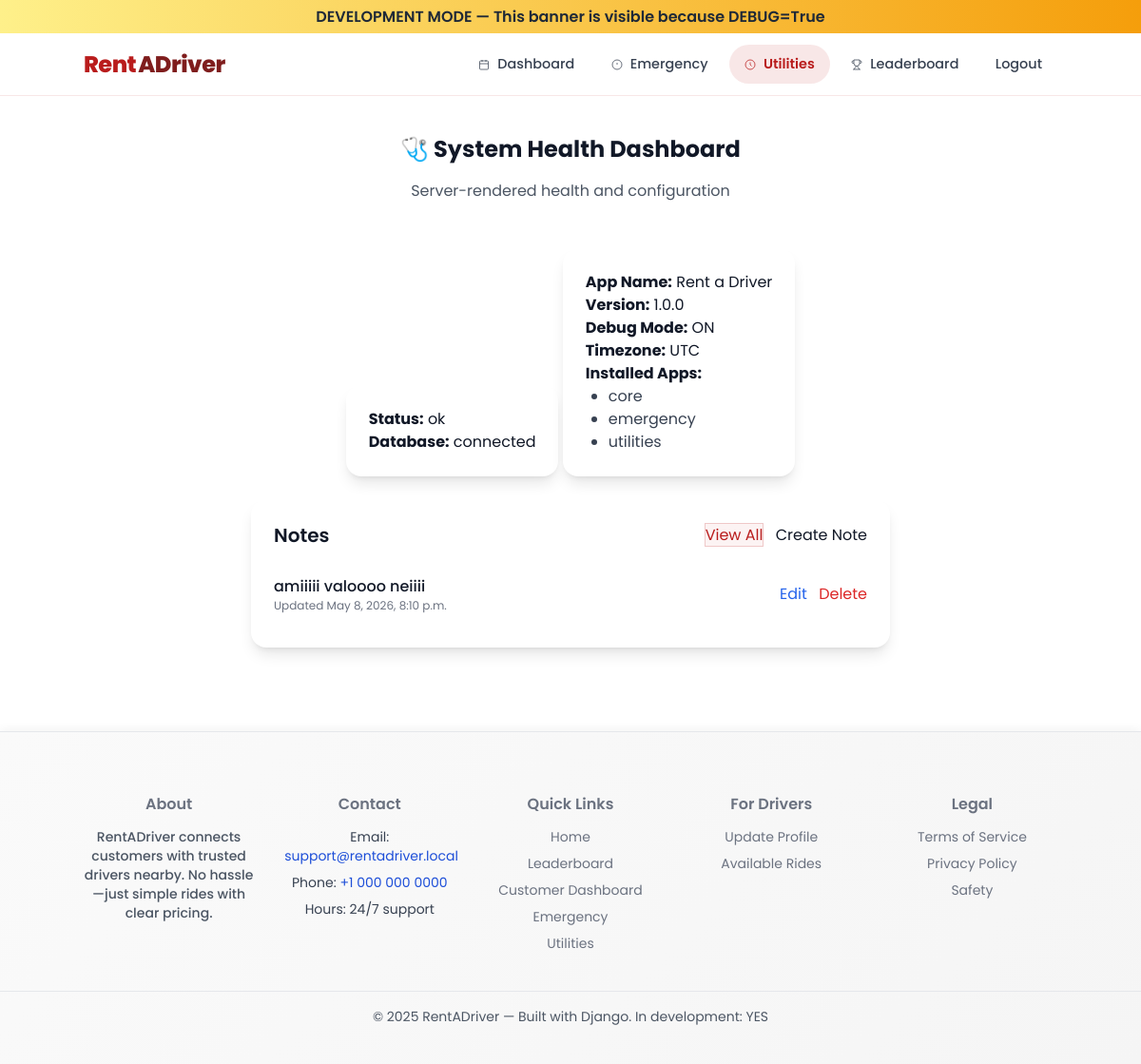
/utilities/ (signed in), run on an earlier commit of the app's database.
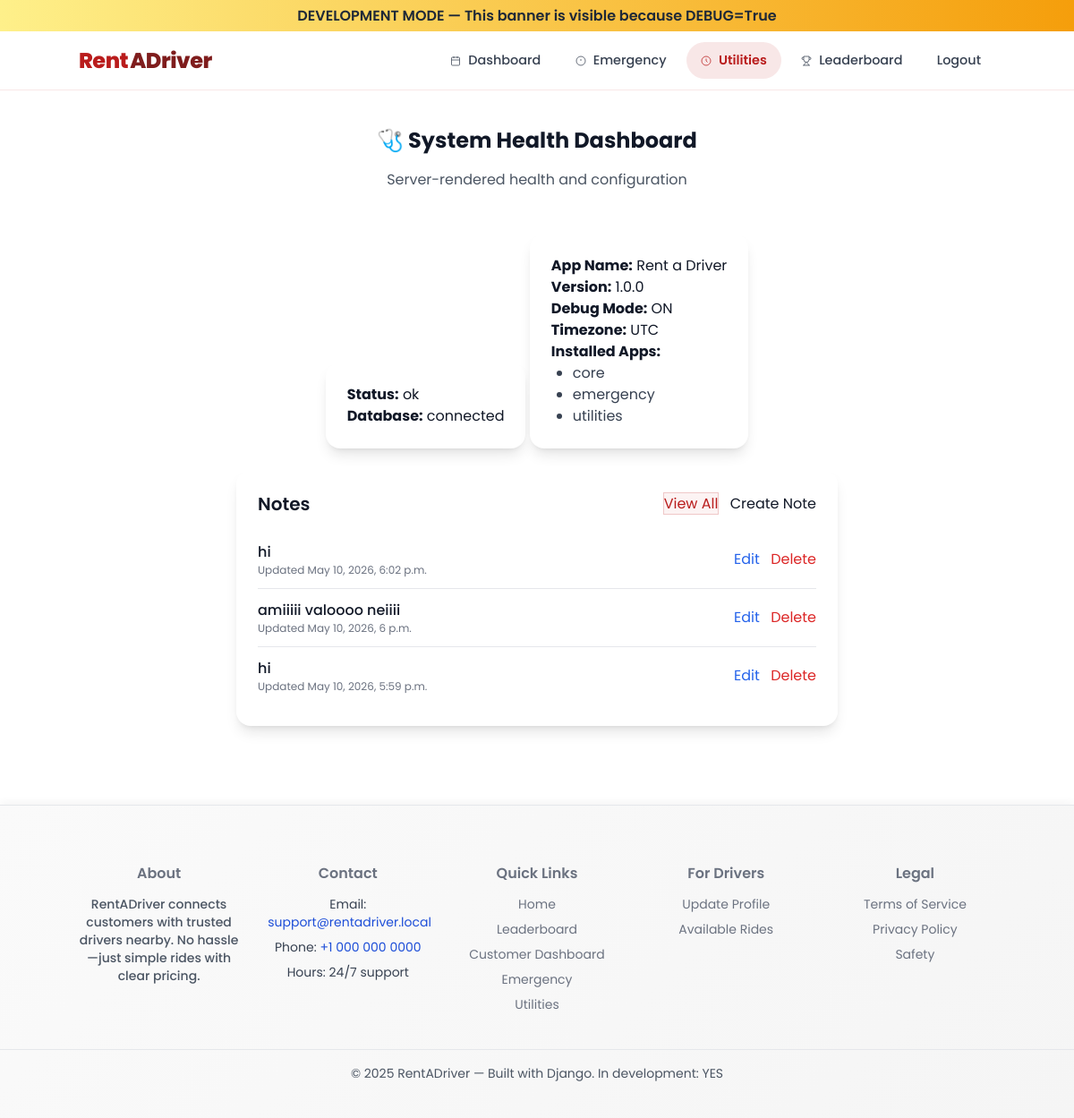
And on a later commit of the database.
### utilities/models.py (models this page shows, shortened)
class Note(models.Model):
	user = models.ForeignKey(
		settings.AUTH_USER_MODEL,
		on_delete=models.CASCADE,
		related_name="notes",
		null=True,
		blank=True,
	)
	title = models.CharField(max_length=100)
	body = models.TextField(blank=True)
	created_at = models.DateTimeField(auto_now_add=True)
	updated_at = models.DateTimeField(auto_now=True)

### utilities/views.py (the view)
# urls.py: path("", views.health_dashboard, name="health_dashboard"),
def health_dashboard(request):
    recent_notes = None
    if request.user.is_authenticated:
        recent_notes = Note.objects.filter(user=request.user).order_by("-updated_at")[:5]
    context = {
        "status": "ok",
        "database": "connected",
        "app_name": "Rent a Driver",
        "version": "1.0.0",
        "debug": settings.DEBUG,
        "timezone_name": settings.TIME_ZONE,
        "installed_apps": [app for app in settings.INSTALLED_APPS if app.startswith("core") or app in ["emergency", "utilities"]],
        "recent_notes": recent_notes,
    }
    return render(request, "health.html", context)

### core/templates/health.html (shortened to what this page needs)
{% extends "base.html" %}
{% load static %}
{% block content %}
<section class="container text-center py-10">
  <h2 class="text-2xl font-bold mb-4">🩺 System Health Dashboard</h2>
  <p class="text-gray-600 mb-6">Server-rendered health and configuration</p>
  <div class="p-6 bg-white rounded-2xl shadow-lg inline-block text-left">
    <p><strong>Status:</strong> <span>{{ status }}</span></p>
    <p><strong>Database:</strong> <span>{{ database }}</span></p>
  </div>
  <div class="p-6 bg-white rounded-2xl shadow-lg mt-6 inline-block text-left">
    <p><strong>App Name:</strong> <span>{{ app_name }}</span></p>
    <p><strong>Version:</strong> <span>{{ version }}</span></p>
    <p><strong>Debug Mode:</strong> <span>{{ debug|yesno:"ON,OFF" }}</span></p>
    <p><strong>Timezone:</strong> <span>{{ timezone_name }}</span></p>
    <p><strong>Installed Apps:</strong></p>
    <ul class="list-disc ml-6 text-gray-700">
      {% for app in installed_apps %}
        <li>{{ app }}</li>
      {% endfor %}
    </ul>
  </div>
  {% if user.is_authenticated %}
  <div class="p-6 bg-white rounded-2xl shadow-lg mt-6 inline-block text-left w-full max-w-2xl">
    <div class="flex items-center justify-between mb-4">
      <h3 class="text-xl font-semibold">Notes</h3>
      <div class="space-x-2">
        <a href="{% url 'utilities_notes_list' %}" class="btn-secondary">View All</a>
        <a href="{% url 'utilities_notes_create' %}" class="btn">Create Note</a>
      </div>
    </div>
    {% if recent_notes %}
      <ul class="divide-y">
        {% for note in recent_notes %}
          <li class="py-3 flex items-center justify-between">
            <div>
              <p class="font-medium">{{ note.title }}</p>
              <p class="text-xs text-gray-500">Updated {{ note.updated_at }}</p>
            </div>
            <div class="space-x-2">
              <a href="{% url 'utilities_notes_edit' note.id %}" class="text-blue-600 hover:underline">Edit</a>
              <form action="{% url 'utilities_notes_delete' note.id %}" method="post" class="inline">
                <button type="submit" class="text-red-600 hover:underline" onclick="return confirm('Delete this note?');">Delete</button>
              </form>
            </div>
          </li>
        {% endfor %}
      </ul>
    {% else %}
      <p class="text-gray-600">No notes yet. Create your first one.</p>
    {% endif %}
  </div>
  {% endif %}
</section>
{% endblock %}

What changed in the data, as far as the page shows it:
added Note: title "hi", updated_at "May 10, 2026, 6:02 p.m."
changed Note "amiiiii valoooo neiiii": updated_at "May 8, 2026, 8:10 p.m." → "May 10, 2026, 6 p.m."
added Note: title "hi", updated_at "May 10, 2026, 5:59 p.m."
